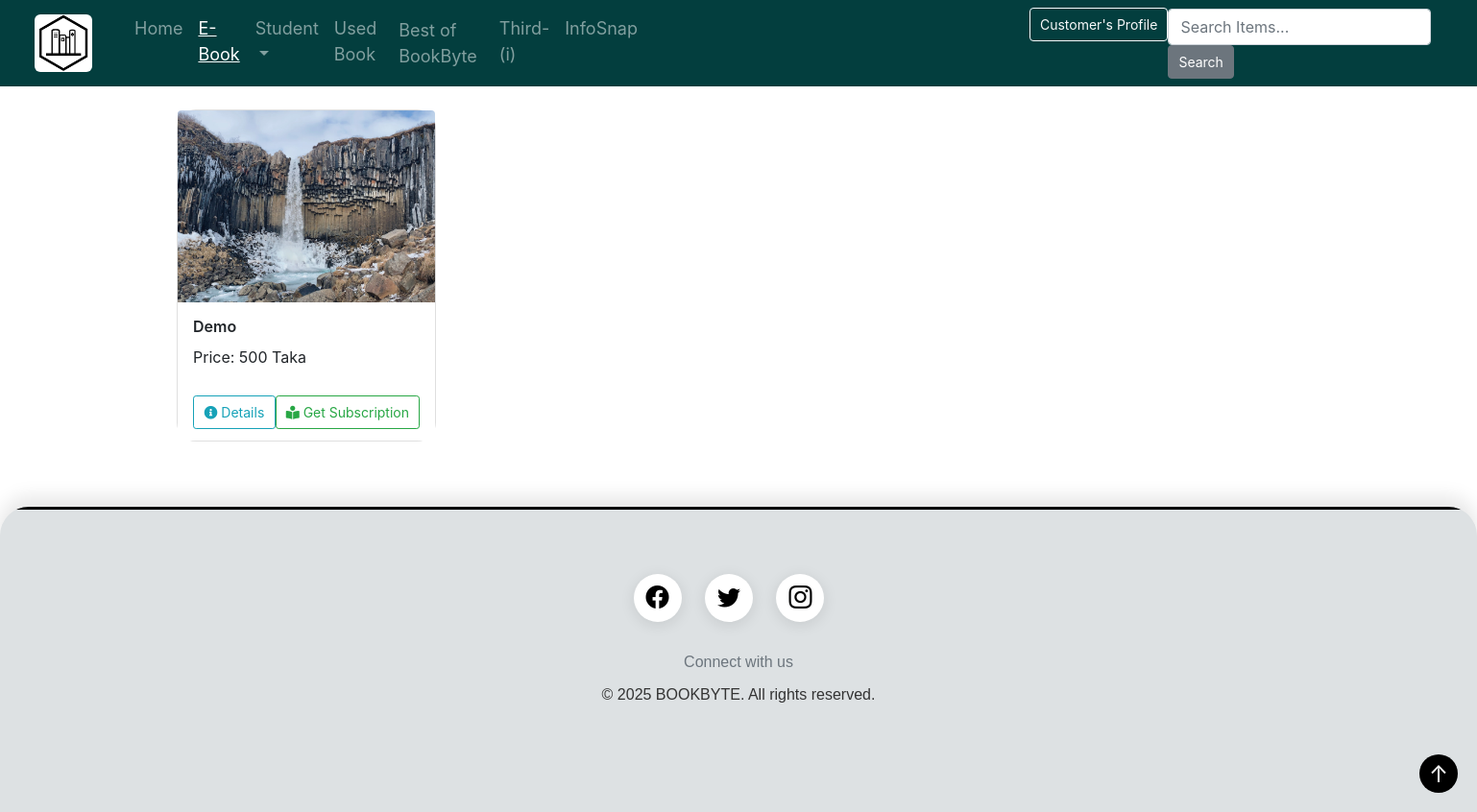
/ebook_user/ (signed in), run on the app's committed database.
### products/models.py (models this page shows, shortened)
class Ebook(models.Model):
    title = models.CharField(max_length=200)
    author = models.CharField(max_length=200)
    description = models.TextField(blank=True, null=True)
    image = models.ImageField(upload_to='images/', blank=True, null=True, default='images/default.jpg')
    price = models.IntegerField(blank=True, null=True)
    date_time = models.DateTimeField(auto_now_add=True, blank=True, null=True)

### user/views.py (the view)
# urls.py: path('ebook_user/', u_views.ebook_user, name='ebook_user'),
@login_required
def ebook_user(request):
    products = Ebook.objects.all().order_by('-date_time')
    context = {'ebook': products}
    return render(request, 'ebook_user.html', context=context)

### user/templates/ebook_user.html
{% extends 'main_user.html' %}
{% load static %}
{% block content %}
<link rel="stylesheet" href="{% static 'css/home_user.css' %}">
<link rel="stylesheet" href="https://cdnjs.cloudflare.com/ajax/libs/font-awesome/5.15.4/css/all.min.css">
<div class="container py-4">
    <div class="row">
        {% for p in ebook %}
        <div class="col-md-3 mb-4">
            <div class="card h-100 shadow-sm rounded-4">
                <img src="{{ p.image.url }}" class="card-img-top rounded-top" alt="Ebook Image" style="height: 200px; object-fit: cover;">
                <div class="card-body">
                    <h6 class="card-title fw-semibold">{{ p.title }}</h6>
                    <p class="card-text">Price: {{ p.price }} Taka</p>
                </div>
                <div class="card-footer bg-white border-top-0">
                    <div class="d-flex justify-content-between gap-2">
                        <a href="{% url 'ebook_details_user' p.id %}" class="btn btn-outline-info btn-sm rounded-pill w-100">
                            <i class="fas fa-info-circle me-1"></i> Details
                        </a>
                        <a href="#" class="btn btn-outline-success btn-sm rounded-pill w-100">
                            <i class="fas fa-book-reader me-1"></i> Get Subscription
                        </a>
                    </div>
                </div>
            </div>
        </div>
        {% endfor %}
    </div>
</div>
{% endblock %}

### user/templates/navbar_user.html (shortened to what this page needs)
{% load static %}
<link rel="stylesheet" href="{% static 'css/user_navbar.css' %}">
<nav class="navbar navbar-expand-lg navbar-dark custom-navbar">
    <a class="navbar-brand" href="{% url 'home' %}">
        <img src="{% static 'images/images (1).png' %}" alt="">
    </a>
    <div class="collapse navbar-collapse" id="navbarSupportedContent" style="margin-left: 20px">
        <ul class="navbar-nav mr-auto">
            <li class="nav-item{% if request.path == '/home/' %} active{% endif %}">
                <a class="nav-link" href="{% url 'home' %}" style="font-size: large">Home</a>
            </li>
            <li class="nav-item{% if request.path == '/ebook_user/' %} active{% endif %}">
                <a class="nav-link" href="{% url 'ebook_user' %}" style="font-size: large">E-Book</a>
            </li>
            <li class="nav-item dropdown">
                <a class="nav-link dropdown-toggle{% if '/student/' in request.path %} active{% endif %}" href="#" style="font-size: large" id="navbarDropdown" role="button" data-toggle="dropdown" aria-haspopup="true" aria-expanded="false">
                    Student
                </a>
            </li>
            <li class="nav-item{% if request.path == '/usedBook_user/' %} active{% endif %}">
                <a class="nav-link" href="{% url 'usedBook_user' %}" style="font-size: large">Used Book</a>
            </li>
            <li class="nav-item{% if request.path == '/recommendation/' %} active{% endif %}">
                <a class="nav-link" href="{% url 'recommendation' %}" style="font-size: large;  transition: background-color 0.3s, transform 0.3s; border-radius: 5px; padding: 10px 15px; ">
                    Best of BookByte
                </a>
            </li>
            <li class="nav-item{% if request.path == '/chatbot/' %} active{% endif %}">
                <a class="nav-link" href="{% url 'chatbot' %}" style="font-size: large">Third-(i)</a>
            </li>
            <li class="nav-item{% if request.path == '/chatbot/' %} active{% endif %}">
                <a class="nav-link" href="{% url 'find_book' %}" style="font-size: large">InfoSnap</a>
            </li>
            <li class="nav-item dropdown" style="color: skyblue ; margin-left: 400px" >
                <a class="btn btn-outline-light{% if '/Profile/' in request.path %} active{% endif %}" href="#" id="navbarDropdown" role="button" data-toggle="dropdown" aria-haspopup="true" aria-expanded="false">
                    {{ user.username }}'s Profile
                </a>
            </li>
        </ul>
        <form class="form-inline my-2 my-lg-0" action="{% url 'search_user' %}" method="GET" style="margin-right: 30px">
            <input class="form-control mr-sm-2" type="search" name="q" placeholder="Search Items..." aria-label="Search">
            <button class="btn btn-secondary my-2 my-sm-0" type="submit">Search</button>
        </form>
    </div>
</nav>
<body>
</body>

### static/css/user_navbar.css (style rules this page uses)
.custom-navbar { background-color: #033E3E; border-top: none !important; transition: all 0.3s ease; }
.navbar-brand img { height: 60px; width: 60px; border-radius: 10%; margin-left: 20px; transition: all 0.3s ease; }
.navbar-nav .nav-link { transition: all 0.3s ease; }
.form-control { transition: all 0.3s ease; }
.btn-secondary { transition: all 0.3s ease; }
.nav-item.active .nav-link { text-decoration: underline; }

### static/css/home_user.css (style rules this page uses)
.card { border-radius: 20px; transition: all 0.3s ease-in-out; }
.card-img-top { border-top-left-radius: 20px; border-top-right-radius: 20px; }
.card-body { padding: 16px; }
.card-title { font-size: 16px; font-weight: 600; margin-bottom: 10px; }
.card-footer { padding: 12px 16px; background-color: #fff; }
.btn { font-size: 14px; padding: 6px 10px; transition: 0.3s ease; }

### static/css/user_footer.css (style rules this page uses)
.container { max-width: 1200px; margin: 0 auto; padding: 0 15px; }

### data on the page
Ebook: image (picture), title "Demo", price "500"

### other printed values
{{ user.username }} "Customer"
